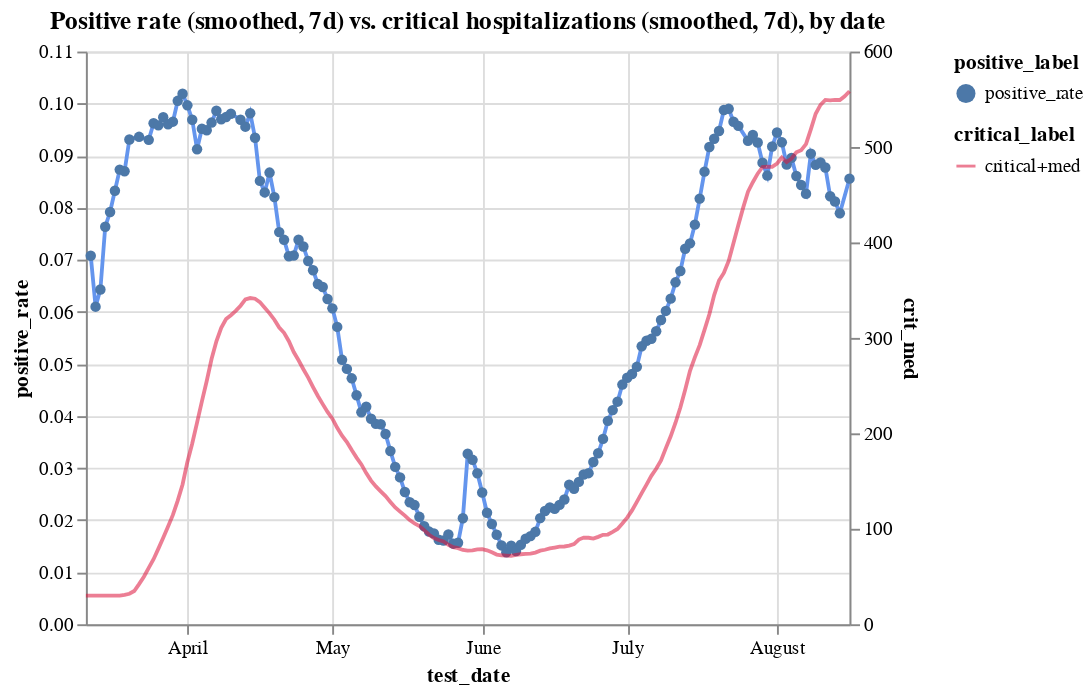

Notebook code cell kept with this figure:
### Code cell
c1 = alt.Chart(hos_and_rate[hos_and_rate.positive_rate<0.115]
               .assign(positive_rate = lambda x: x.positive_rate.ewm(span=7).mean())
               .assign(positive_label ='positive_rate')).mark_line(color='cornflowerblue').encode(
    x='test_date',
    y='positive_rate',
    tooltip=['test_date', 'positive_rate'],
    shape='positive_label'
)
c2 = alt.Chart(hos_and_rate
               .assign(critical_label='critical+med')
               .assign(crit_med = lambda x: (x.critical+x.medium).ewm(span=7).mean())
              ).mark_line(color='crimson').encode(
    x='test_date',
    y='crit_med',
    tooltip=['test_date', 'critical'],
    opacity='critical_label'
)


alt.layer(c1, c2).resolve_scale(y='independent').properties(title='Positive rate (smoothed, 7d) vs. critical hospitalizations (smoothed, 7d), by date')

### Figure 1 — Vega-Lite specification as saved in the notebook (floating-point values rounded to 4 significant figures; data arrays with more than 128 entries replaced by an {"elided": "..."} marker saying what was removed)
{"config": {"view": {"continuousWidth": 400, "continuousHeight": 300}}, "layer": [{"data": {"name": "data-c0a49d4585bc86bd7bb2c6bc8f6243af"}, "mark": {"type": "line", "color": "cornflowerblue"}, "encoding": {"shape": {"type": "nominal", "field": "positive_label"}, "tooltip": [{"type": "temporal", "field": "test_date"}, {"type": "quantitative", "field": "positive_rate"}], "x": {"type": "temporal", "field": "test_date"}, "y": {"type": "quantitative", "field": "positive_rate"}}}, {"data": {"name": "data-54461bf58a8896d54ef7f20ae9061f28"}, "mark": {"type": "line", "color": "crimson"}, "encoding": {"opacity": {"type": "nominal", "field": "critical_label"}, "tooltip": [{"type": "temporal", "field": "test_date"}, {"type": "quantitative", "field": "critical"}], "x": {"type": "temporal", "field": "test_date"}, "y": {"type": "quantitative", "field": "crit_med"}}}], "resolve": {"scale": {"y": "independent"}}, "title": "Positive rate (smoothed, 7d) vs. critical hospitalizations (smoothed, 7d), by date", "$schema": "https://vega.github.io/schema/vega-lite/v4.8.1.json", "datasets": {"data-c0a49d4585bc86bd7bb2c6bc8f6243af": {"elided": "153 records"}, "data-54461bf58a8896d54ef7f20ae9061f28": {"elided": "159 records"}}}
